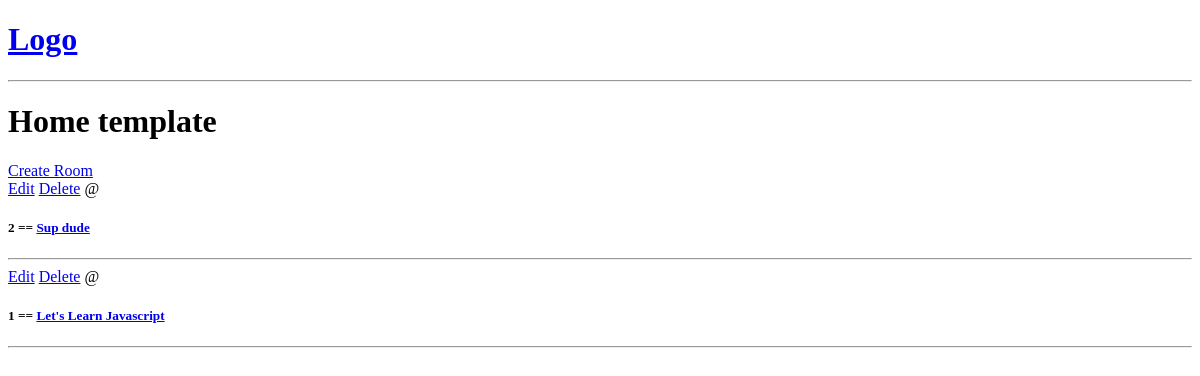
The app's page /, older data.
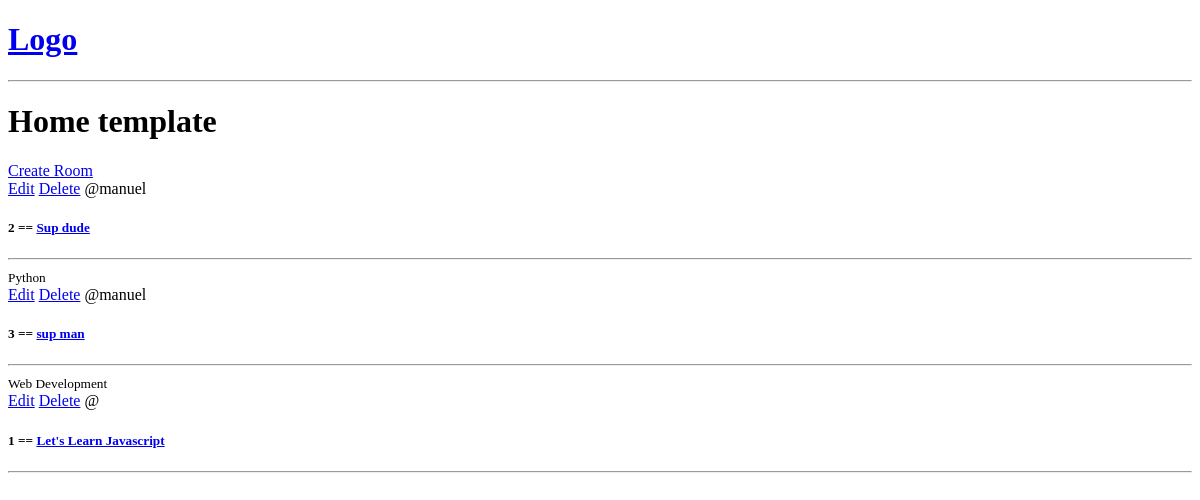
The same page, newer data.
### base/models.py (models this page shows, shortened)
class Room(models.Model):
    host = models.ForeignKey(User, on_delete=models.SET_NULL, null=True)
    topic =  models.ForeignKey(Topic, on_delete=models.SET_NULL, null=True)
    name = models.CharField(max_length=200)
    description = models.TextField(null=True, blank=True)
    updated = models.DateTimeField(auto_now=True) #Updates everytime
    created = models.DateTimeField(auto_now_add=True) #It is just once, the first time it is created
    class Meta:
        ordering = ['-updated', '-created']

class Topic(models.Model):
    name = models.CharField(max_length=200)

### base/views.py (the view)
# urls.py: path('', views.home, name="home"),
def home(request):
     rooms = Room.objects.all()
     return render(request, 'base/home.html',{'rooms': rooms})

### base/templates/base/home.html
{% extends 'main.html'%} {% block content%}
<h1>Home template</h1>
<div>
  <a href="{%url 'create-room'%}">Create Room</a>
  <div>
    {%for room in rooms%}
    <div>
      <a href="{%url 'update-room' room.id%}">Edit</a>
      <a href="{%url 'delete-room' room.id%}">Delete</a>
      <span>@{{room.host.username}}</span>
      <h5>
        {{room.id}} == <a href="{% url 'room' room.id %}">{{room.name}}</a>
      </h5>
      <hr />
      <small>{{room.topic.name}}</small>
    </div>
    {%endfor%}
  </div>
</div>
{% endblock %}

### templates/main.html (shortened to what this page needs)
<!DOCTYPE html>
<html lang="en">
  <head>
  </head>
  <body>
    {% include 'navbar.html'%} {% block content %} {% endblock %}
  </body>
</html>

### templates/navbar.html
<a href="/">
  <h1>Logo</h1>
</a>
<hr />

Row changes from the older to the newer data that the page shows:
changed Room "Sup dude": host.username (not shown) → "manuel"; topic.name (not shown) → "Python"
added Room: host.username "manuel", id "3", name "sup man", topic.name "Web Development"
